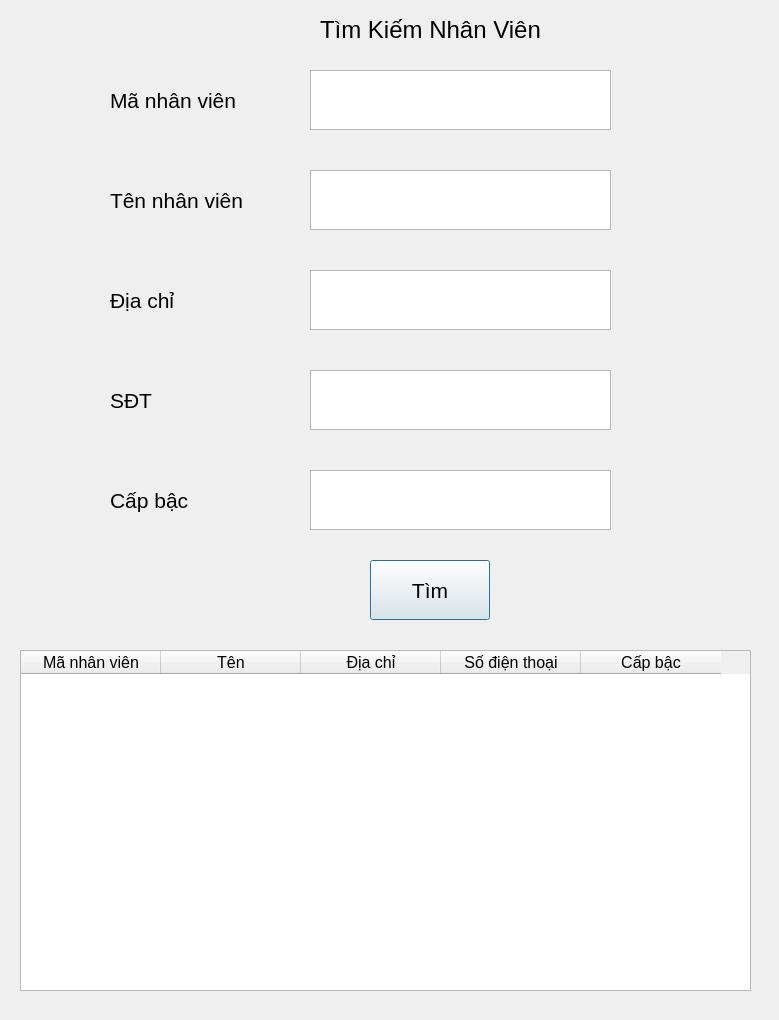
<?xml version="1.0" encoding="UTF-8"?>
<ui version="4.0">
 <class>Dialog</class>
 <widget class="QDialog" name="Dialog">
  <property name="geometry">
   <rect>
    <x>0</x>
    <y>0</y>
    <width>779</width>
    <height>1020</height>
   </rect>
  </property>
  <property name="font">
   <font>
    <family>MS Shell Dlg 2</family>
    <pointsize>16</pointsize>
   </font>
  </property>
  <property name="windowTitle">
   <string>Tìm Kiếm Nhân Viên</string>
  </property>
  <widget class="QPushButton" name="pushButton">
   <property name="geometry">
    <rect>
     <x>370</x>
     <y>560</y>
     <width>120</width>
     <height>60</height>
    </rect>
   </property>
   <property name="text">
    <string>Tìm</string>
   </property>
  </widget>
  <widget class="QLabel" name="label_5">
   <property name="geometry">
    <rect>
     <x>320</x>
     <y>10</y>
     <width>281</width>
     <height>40</height>
    </rect>
   </property>
   <property name="font">
    <font>
     <pointsize>18</pointsize>
    </font>
   </property>
   <property name="text">
    <string>Tìm Kiếm Nhân Viên</string>
   </property>
  </widget>
  <widget class="QTableWidget" name="tableWidget">
   <property name="geometry">
    <rect>
     <x>20</x>
     <y>650</y>
     <width>731</width>
     <height>341</height>
    </rect>
   </property>
   <property name="minimumSize">
    <size>
     <width>711</width>
     <height>200</height>
    </size>
   </property>
   <property name="maximumSize">
    <size>
     <width>800</width>
     <height>371</height>
    </size>
   </property>
   <property name="font">
    <font>
     <pointsize>12</pointsize>
    </font>
   </property>
   <property name="layoutDirection">
    <enum>Qt::LeftToRight</enum>
   </property>
   <property name="editTriggers">
    <set>QAbstractItemView::NoEditTriggers</set>
   </property>
   <attribute name="horizontalHeaderVisible">
    <bool>true</bool>
   </attribute>
   <attribute name="horizontalHeaderDefaultSectionSize">
    <number>140</number>
   </attribute>
   <attribute name="horizontalHeaderMinimumSectionSize">
    <number>70</number>
   </attribute>
   <column>
    <property name="text">
     <string>Mã nhân viên</string>
    </property>
    <property name="font">
     <font>
      <pointsize>12</pointsize>
     </font>
    </property>
   </column>
   <column>
    <property name="text">
     <string>Tên</string>
    </property>
    <property name="font">
     <font>
      <pointsize>12</pointsize>
     </font>
    </property>
   </column>
   <column>
    <property name="text">
     <string>Địa chỉ</string>
    </property>
    <property name="font">
     <font>
      <pointsize>12</pointsize>
     </font>
    </property>
   </column>
   <column>
    <property name="text">
     <string>Số điện thoại</string>
    </property>
    <property name="font">
     <font>
      <pointsize>12</pointsize>
     </font>
    </property>
   </column>
   <column>
    <property name="text">
     <string>Cấp bậc</string>
    </property>
    <property name="font">
     <font>
      <pointsize>12</pointsize>
     </font>
    </property>
   </column>
  </widget>
  <widget class="QLabel" name="label_4">
   <property name="geometry">
    <rect>
     <x>110</x>
     <y>480</y>
     <width>200</width>
     <height>40</height>
    </rect>
   </property>
   <property name="font">
    <font>
     <pointsize>16</pointsize>
    </font>
   </property>
   <property name="layoutDirection">
    <enum>Qt::LeftToRight</enum>
   </property>
   <property name="inputMethodHints">
    <set>Qt::ImhFormattedNumbersOnly</set>
   </property>
   <property name="text">
    <string>Cấp bậc</string>
   </property>
  </widget>
  <widget class="QLabel" name="label_2">
   <property name="geometry">
    <rect>
     <x>110</x>
     <y>180</y>
     <width>200</width>
     <height>40</height>
    </rect>
   </property>
   <property name="font">
    <font>
     <pointsize>16</pointsize>
    </font>
   </property>
   <property name="layoutDirection">
    <enum>Qt::LeftToRight</enum>
   </property>
   <property name="inputMethodHints">
    <set>Qt::ImhFormattedNumbersOnly</set>
   </property>
   <property name="text">
    <string>Tên nhân viên</string>
   </property>
  </widget>
  <widget class="QTextEdit" name="textEdit_5">
   <property name="geometry">
    <rect>
     <x>310</x>
     <y>470</y>
     <width>301</width>
     <height>60</height>
    </rect>
   </property>
   <property name="layoutDirection">
    <enum>Qt::LeftToRight</enum>
   </property>
   <property name="inputMethodHints">
    <set>Qt::ImhMultiLine</set>
   </property>
  </widget>
  <widget class="QTextEdit" name="textEdit_3">
   <property name="geometry">
    <rect>
     <x>310</x>
     <y>270</y>
     <width>301</width>
     <height>60</height>
    </rect>
   </property>
   <property name="layoutDirection">
    <enum>Qt::LeftToRight</enum>
   </property>
   <property name="inputMethodHints">
    <set>Qt::ImhMultiLine</set>
   </property>
  </widget>
  <widget class="QTextEdit" name="textEdit_4">
   <property name="geometry">
    <rect>
     <x>310</x>
     <y>370</y>
     <width>301</width>
     <height>60</height>
    </rect>
   </property>
   <property name="layoutDirection">
    <enum>Qt::LeftToRight</enum>
   </property>
   <property name="inputMethodHints">
    <set>Qt::ImhMultiLine</set>
   </property>
  </widget>
  <widget class="QTextEdit" name="textEdit">
   <property name="geometry">
    <rect>
     <x>310</x>
     <y>70</y>
     <width>301</width>
     <height>60</height>
    </rect>
   </property>
   <property name="layoutDirection">
    <enum>Qt::LeftToRight</enum>
   </property>
   <property name="inputMethodHints">
    <set>Qt::ImhMultiLine</set>
   </property>
  </widget>
  <widget class="QTextEdit" name="textEdit_2">
   <property name="geometry">
    <rect>
     <x>310</x>
     <y>170</y>
     <width>301</width>
     <height>60</height>
    </rect>
   </property>
   <property name="layoutDirection">
    <enum>Qt::LeftToRight</enum>
   </property>
   <property name="inputMethodHints">
    <set>Qt::ImhMultiLine</set>
   </property>
  </widget>
  <widget class="QLabel" name="label">
   <property name="geometry">
    <rect>
     <x>110</x>
     <y>80</y>
     <width>200</width>
     <height>40</height>
    </rect>
   </property>
   <property name="font">
    <font>
     <pointsize>16</pointsize>
    </font>
   </property>
   <property name="layoutDirection">
    <enum>Qt::LeftToRight</enum>
   </property>
   <property name="inputMethodHints">
    <set>Qt::ImhFormattedNumbersOnly</set>
   </property>
   <property name="text">
    <string>Mã nhân viên</string>
   </property>
  </widget>
  <widget class="QLabel" name="label_3">
   <property name="geometry">
    <rect>
     <x>110</x>
     <y>280</y>
     <width>200</width>
     <height>40</height>
    </rect>
   </property>
   <property name="font">
    <font>
     <pointsize>16</pointsize>
    </font>
   </property>
   <property name="layoutDirection">
    <enum>Qt::LeftToRight</enum>
   </property>
   <property name="inputMethodHints">
    <set>Qt::ImhFormattedNumbersOnly</set>
   </property>
   <property name="text">
    <string>Địa chỉ</string>
   </property>
  </widget>
  <widget class="QLabel" name="label_6">
   <property name="geometry">
    <rect>
     <x>110</x>
     <y>380</y>
     <width>200</width>
     <height>40</height>
    </rect>
   </property>
   <property name="font">
    <font>
     <pointsize>16</pointsize>
    </font>
   </property>
   <property name="layoutDirection">
    <enum>Qt::LeftToRight</enum>
   </property>
   <property name="inputMethodHints">
    <set>Qt::ImhFormattedNumbersOnly</set>
   </property>
   <property name="text">
    <string>SĐT</string>
   </property>
  </widget>
 </widget>
 <resources/>
 <connections/>
</ui>
